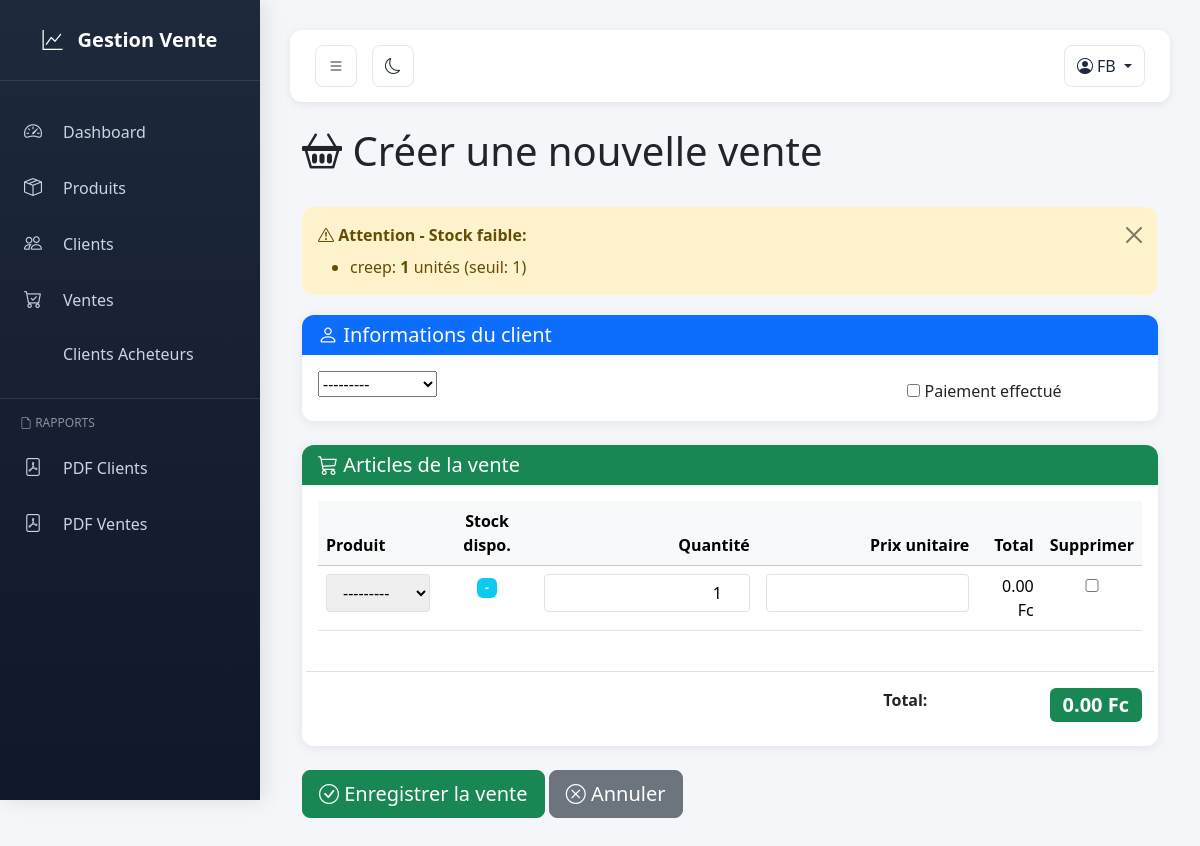
The app's page /ventes/creer/ (signed in), older data.
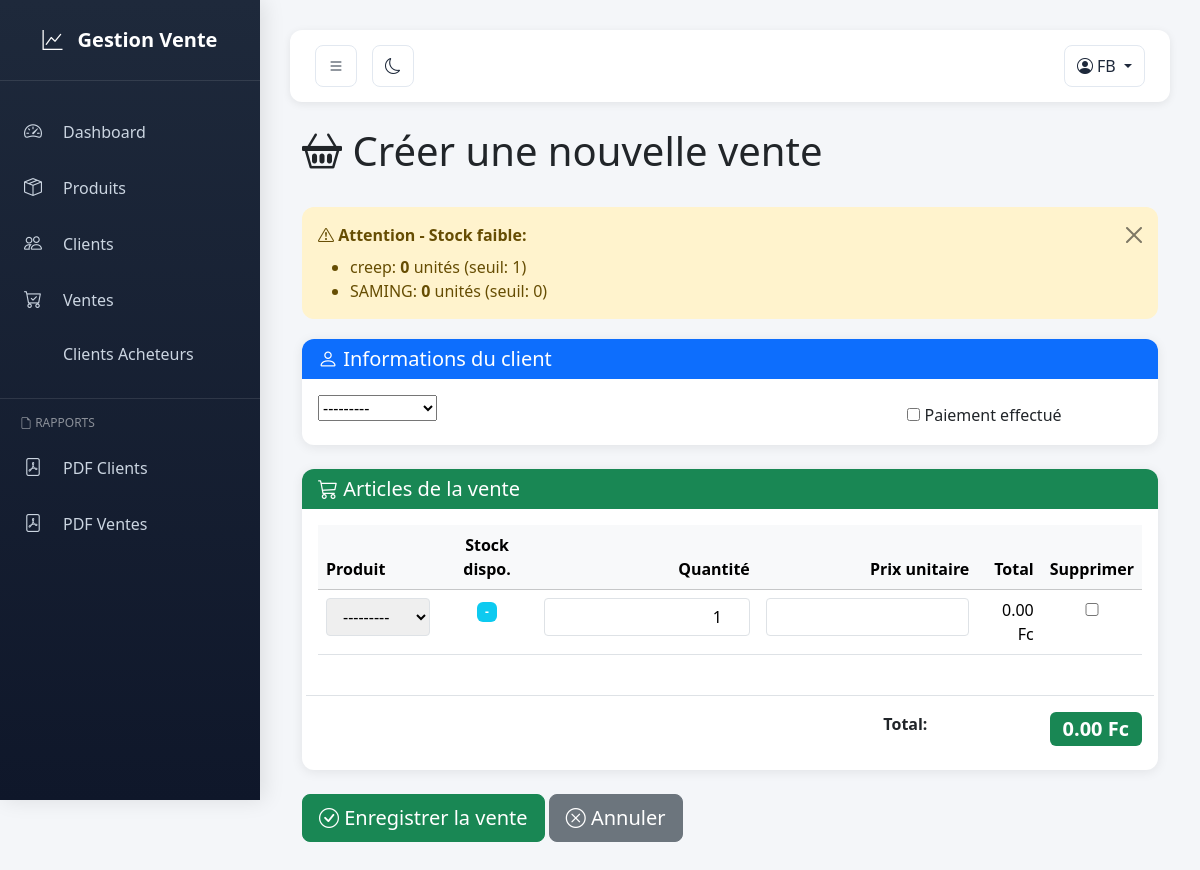
The same page, newer data.
### vente/models.py (models this page shows, shortened)
class Produit(models.Model):
    nom = models.CharField(max_length=200)
    description = models.TextField(blank=True)
    prix = models.DecimalField(max_digits=10, decimal_places=2)
    stock = models.PositiveIntegerField(default=0)
    seuil_alerte = models.PositiveIntegerField(default=5)  # alerte stock faible
    def __str__(self):
        return self.nom

### vente/views.py (the view)
# urls.py: path('ventes/creer/', views.creer_vente, name='creer_vente'),
@login_required
def creer_vente(request):
    if request.method == 'POST':
        form = VenteForm(request.POST)
        if form.is_valid():
            vente = form.save(commit=False)
            vente.total = 0
            vente.save()
            formset = LigneVenteFormSet(request.POST, instance=vente)
            if formset.is_valid():
                stock_insuffisant = []
                lignes_a_creer = []
                for form_ligne in formset:
                    if form_ligne.cleaned_data and not form_ligne.cleaned_data.get('DELETE'):
                        produit = form_ligne.cleaned_data.get('produit')
                        quantite = form_ligne.cleaned_data.get('quantite', 0)
                        prix_unitaire = form_ligne.cleaned_data.get('prix_unitaire')
                        if produit and quantite and quantite > 0:
                            if not produit.en_stock(quantite):
                                stock_insuffisant.append(
                                    f"{produit.nom}: {quantite} demandé(s) mais seulement {produit.stock} en stock"
                                )
                            else:
                                lignes_a_creer.append({
                                    'produit': produit,
                                    'quantite': quantite,
                                    'prix_unitaire': prix_unitaire or produit.prix
                                })
                if stock_insuffisant:
                    vente.delete()
                    for erreur in stock_insuffisant:
                        messages.error(request, erreur)
                    context = {
                        'form': form,
                        'formset': formset,
                        'produits': Produit.objects.all()
                    }
                    return render(request, 'vente/creer_vente.html', context)
                lignes_creees = []
                try:
                    for data_ligne in lignes_a_creer:
                        ligne = LigneVente.objects.create(
                            vente=vente,
                            produit=data_ligne['produit'],
                            quantite=data_ligne['quantite'],
                            prix_unitaire=data_ligne['prix_unitaire']
                        )
                        produit = data_ligne['produit']
                        if produit.decrementer_stock(data_ligne['quantite']):
                            ligne.stock_deduit = True
                            ligne.save()
                            lignes_creees.append(ligne)
                        else:
                            raise Exception(f"Impossible de décrémenter le stock pour {produit.nom}")
                    vente.calculer_total()
                    for ligne in vente.lignes.all():
                        if ligne.produit.stock <= ligne.produit.seuil_alerte:
                            messages.warning(
                                request,
                                f"⚠️ Attention: {ligne.produit.nom} est en stock faible ({ligne.produit.stock} restant)"
                            )
                    messages.success(request, f"✓ Vente #{vente.id} créée avec succès (Total: {vente.total})")
                    return redirect('vente:liste_ventes')
                except Exception as e:
                    for ligne in lignes_creees:
                        ligne.produit.restaurer_stock(ligne.quantite)
                    vente.delete()
                    messages.error(request, f"Erreur lors de la création de la vente: {str(e)}")
                    return redirect('vente:creer_vente')
            else:
                vente.delete()
                for error in formset.non_form_errors():
                    messages.error(request, error)
    else:
        form = VenteForm()
        formset = LigneVenteFormSet()
    produits_seuil = Produit.objects.filter(stock__lte=F('seuil_alerte')).order_by('stock')
    context = {
        'form': form,
        'formset': formset,
        'produits_seuil': produits_seuil,
        'produits': Produit.objects.all()
    }
    return render(request, 'vente/creer_vente.html', context)

### vente/forms.py
class VenteForm(forms.ModelForm):
    class Meta:
        model = Vente
        fields = ['client', 'paiement_effectue']

### vente/models.py (called while the page is built)
    def __str__(self):
        return self.nom

### vente/templates/vente/creer_vente.html (shortened to what the changed rows need)
{% extends 'vente/base.html' %}
{% block content %}
<div class="container mt-4">
    <div class="row mb-4">
        <div class="col-md-12">
            <h1><i class="bi bi-basket2"></i> Créer une nouvelle vente</h1>
        </div>
    </div>
    {% if produits_seuil %}
    <div class="alert alert-warning alert-dismissible fade show" role="alert">
        <ul class="mb-0 mt-2">
            {% for p in produits_seuil %}
            <li>{{ p.nom }}: <strong>{{ p.stock }}</strong> unités (seuil: {{ p.seuil_alerte }})</li>
            {% endfor %}
        </ul>
    </div>
    {% endif %}
    <form method="post" id="vente-form">
        <div class="card">
            <div class="card-body">
                <div class="table-responsive">
                    <table class="table table-hover">
                        <thead class="table-light">
                            <tr>
                                <th>Produit</th>
                                <th class="text-center">Stock dispo.</th>
                                <th class="text-end">Quantité</th>
                                <th class="text-end">Prix unitaire</th>
                                <th class="text-end">Total</th>
                                <th class="text-center">Supprimer</th>
                            </tr>
                        </thead>
                        <tbody>
                            {% for f in formset.forms %}
                            <tr class="form-row">
                                <td>{{ f.produit }}</td>
                                <td class="text-center">
                                    <span id="stock-{{ forloop.counter0 }}" class="badge bg-info">-</span>
                                </td>
                                <td class="text-end">{{ f.quantite }}</td>
                                <td class="text-end">{{ f.prix_unitaire }}</td>
                                <td class="text-end">
                                    <span id="total-{{ forloop.counter0 }}">0.00</span> Fc
                                </td>
                                <td class="text-center">{{ f.DELETE }}</td>
                            </tr>
                            {% endfor %}
                        </tbody>
                    </table>
                </div>
            </div>
        </div>
    </form>
</div>
{% endblock %}

Row changes from the older to the newer data that the page shows:
changed Produit "creep": stock "1" → "0"
added Produit: nom "SAMING", stock "0", seuil_alerte "0"
